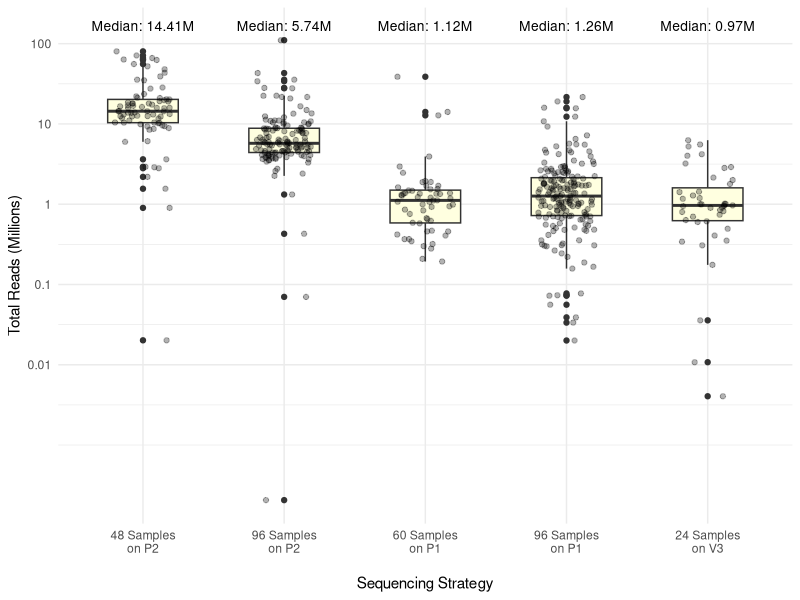
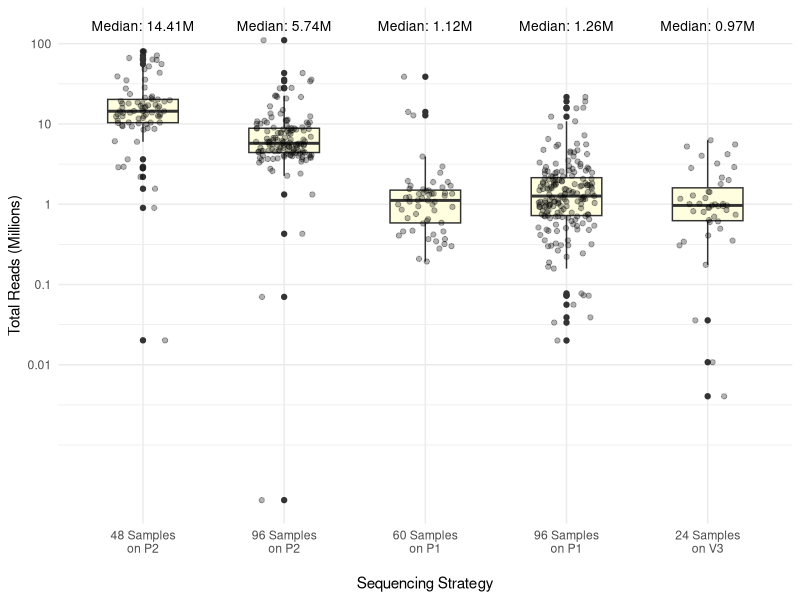

Source code (R) for these figures, in order:

library(tidyverse)
library(ggplot2)

data <- read.csv("data/processed/data_reads.csv", stringsAsFactors = FALSE)

# Clean and prepare the data
analysis_ready <- data %>%
  mutate(
    # Clean totalReads by removing commas and converting to numeric
    totalReads = as.numeric(gsub(",", "", totalReads)),
    
    # Create Strategy as factor with the order you specified
    # Strategy = factor(Strategy, 
    #                   levels = c("24_V3", "60_P1", "96_P1", "96_P2", "48_P2"),
    #                   labels = c("24 Samples\non V3", "60 Samples\non P1", 
    #                              "96 Samples\non P1", "96 Samples\non P2", "48 Samples\non P2"))

   Strategy = factor(Strategy, 
                      levels = c("48_P2", "96_P2", "60_P1", "96_P1", "24_V3"),
                      labels = c(  "48 Samples\non P2", "96 Samples\non P2", "60 Samples\non P1", "96 Samples\non P1", "24 Samples\non V3"))                              
  )

median_data <- analysis_ready %>%
  group_by(Strategy) %>%
  summarise(median_val = median(totalReads/1e6, na.rm = TRUE))

y_max <- max(analysis_ready$totalReads/1e6, na.rm = TRUE)

p_boxplot <- analysis_ready %>%
  ggplot(aes(x = Strategy, y = totalReads/1e6)) +
  geom_boxplot(fill = "lightyellow", width = 0.5) +
  geom_jitter(alpha = 0.3, width = 0.2) +
  # Add median labels at the top
  geom_text(data = median_data,
            aes(x = Strategy, y = y_max * 1.3,  # Position slightly above the max
                label = sprintf("Median: %.2fM", median_val)),
            vjust = 0, size = 3.5) +
  scale_y_log10(
    breaks = c(0.01, 0.1, 1, 10, 100),
    labels = c("0.01", "0.1", "1", "10", "100")
  ) +
  labs(y = "Total Reads (Millions)",
       x = "Sequencing Strategy") +
  theme_minimal() +
  theme(axis.text.x = element_text(angle = 0, hjust = 0.5),
        axis.title.x = element_text(margin = margin(t = 15)),
        plot.title = element_text(hjust = 0.5, face = "bold"),
        legend.position = "none")


# Save the boxplot
ggsave("results/Figures/Figure1C.png", plot = p_boxplot, width = 10, height = 6,  dpi = 300)
ggsave("results/Figures/Figure1C.pdf", plot = p_boxplot, width = 10, height = 6)
